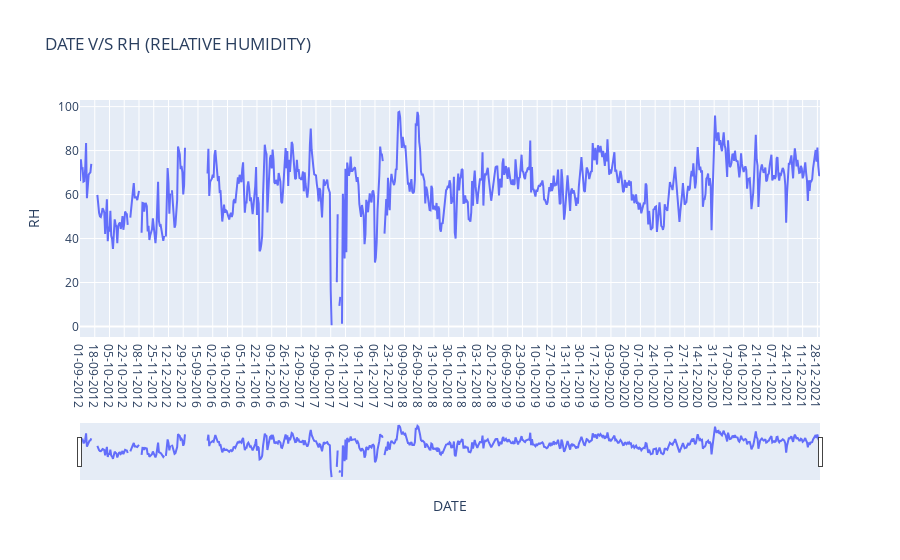

Notebook cell for this chart:
### Code cell
import plotly.express as px
import pandas as pd
df= pd.read_csv("STN1.csv")
#df=px.data.stocks()
#print(df)
fig=px.line(df,x='DATE',y="RH", title='DATE V/S RH (RELATIVE HUMIDITY)')
fig.update_xaxes(rangeslider_visible=True)
fig.show()

### Figure 1 — Plotly figure (JSON) as saved in the notebook; plotly's stock layout.template omitted (floating-point values rounded to 4 significant figures; data arrays with more than 128 entries replaced by an {"elided": "..."} marker saying what was removed)
{"data": [{"hovertemplate": "DATE=%{x}<br>RH=%{y}<extra></extra>", "legendgroup": "", "line": {"color": "#636efa", "dash": "solid"}, "marker": {"symbol": "circle"}, "mode": "lines", "name": "", "orientation": "v", "showlegend": false, "type": "scatter", "x": {"elided": "854 str values"}, "xaxis": "x", "y": {"elided": "854 float values"}, "yaxis": "y"}], "layout": {"legend": {"tracegroupgap": 0}, "title": {"text": "DATE V/S RH (RELATIVE HUMIDITY)"}, "xaxis": {"anchor": "y", "domain": [0, 1], "rangeslider": {"visible": true}, "title": {"text": "DATE"}}, "yaxis": {"anchor": "x", "domain": [0, 1], "title": {"text": "RH"}}}}
